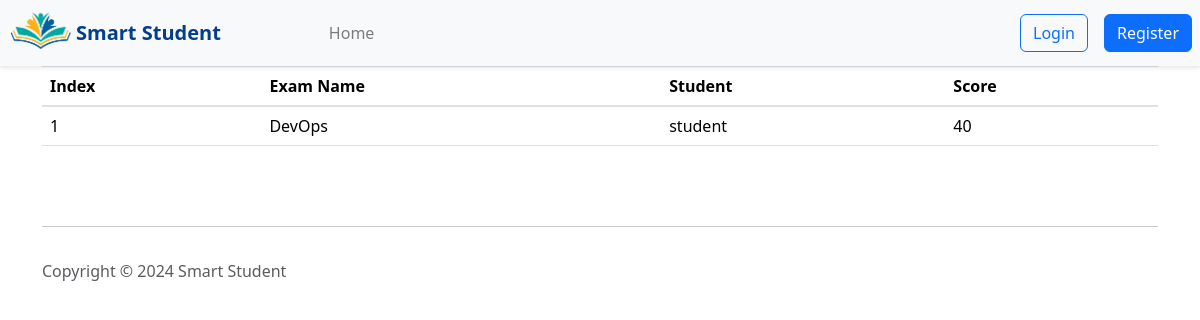
The app's page /results/1/, older data.
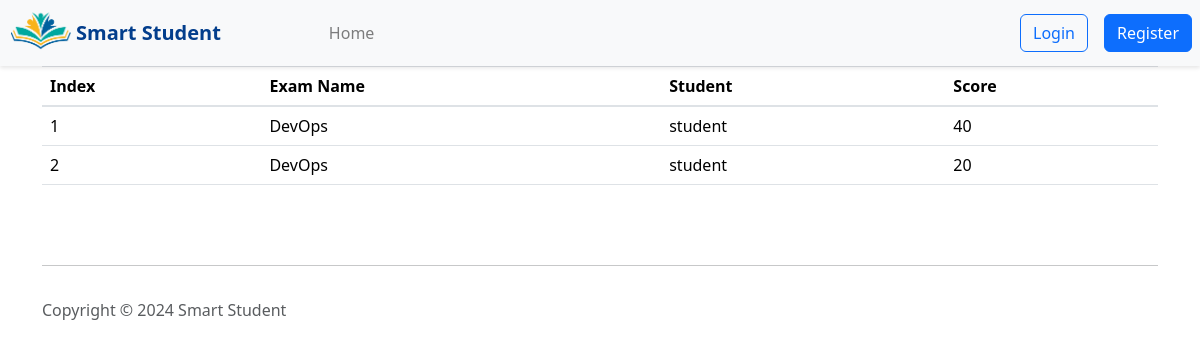
The same page, newer data.
### pages/models.py (models this page shows)
class QuizAttempt(models.Model):
    student = models.ForeignKey(User, on_delete=models.CASCADE, related_name='quiz_attempts')
    exam = models.ForeignKey(Exam, on_delete=models.CASCADE)
    submission_time = models.DateTimeField(auto_now_add=True)
    total_questions = models.PositiveIntegerField()
    correct_answers = models.PositiveIntegerField()
    score = models.PositiveIntegerField()

class Exam(models.Model):
    title = models.CharField(max_length=100)
    description = models.TextField()
    duration = models.IntegerField()
    teacher = models.ForeignKey(User, on_delete=models.CASCADE, related_name='exams')
    visibility = models.BooleanField(default=False)

### pages/views.py (the view)
# urls.py: path('results/<int:id>/', results,name='results'),
def results(request,id):
    results= QuizAttempt.objects.filter(exam_id=id)
    return render (request,'teacher/results.html',{'results':results})

### pages/templates/teacher/results.html (shortened to what this page needs)
<html>
    <head>
         {% load bootstrap5 %}
  {% bootstrap_css %}
  {% load static %}
  <link rel="stylesheet" href="{% static 'global.css' %}">
    </head>
    <body>
        {% include 'navbar.html' %}
        <!DOCTYPE html>
        <html lang="en">
        <head>
            <link rel="stylesheet" href="https://stackpath.bootstrapcdn.com/bootstrap/4.5.2/css/bootstrap.min.css">
        </head>
        <body>
            <div class="container">
                <table class="table table-hover">
                    <thead>
                        <tr>
                            <th scope="col">Index</th>
                            <th scope="col">Exam Name</th>
                            <th scope="col">Student</th>
                            <th scope="col">Score</th>
                        </tr>
                    </thead>
                    <tbody>
                        {% for result in results %}
                        <tr>
                            <td>{{ forloop.counter }}</td>
                            <td>{{ result.exam.title }}</td>
                            <td>{{ result.student }}</td>
                            <td>{{ result.score }}</td>
                        </tr>
                        {% endfor %}
                    </tbody>
                </table>
            </div>
        </body>
        </html>
        {% include 'footer.html' %}
    </body>
</html>

Row changes from the older to the newer data that the page shows:
added QuizAttempt: exam "DevOps", student "student", score "20"
